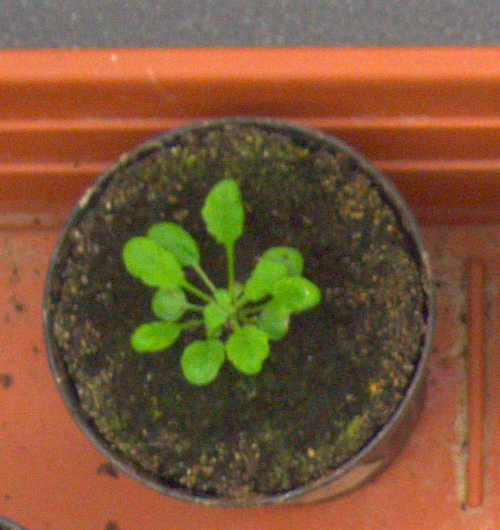
%> input picture plant001_rgb.png, 500 x 530 px
$ octave main.m   (GNU Octave 9; MATLAB toolbox functions it lacks are replaced by stand-ins)
%> lines starting %> are read from the running program, lines starting %| are printed output that depends on the picture; in (x1, y1, x2, y2) boxes, pixels count from 0 and x2, y2 are one past the last pixel; in counts of white or black regions, pixels touching at a corner belong together; the program's own positions count from 1
%% read input image
close all;
A = imread('plant001_rgb.png');
%> A is the input picture: size 530x500x3 uint8; mean R, G, B 123, 86.3, 56
%A = imread('plant017_rgb.png');
%A = imread('plant223_rgb.png');

% get the size of the image
height = size(A,1);
%> height = 530
width = size(A,2);
%> width = 500

area = height * width;
%> area = 265000
%% super pixels

% divide the image into 150 super pixels
[labels,num_labels] = superpixels(A,150);
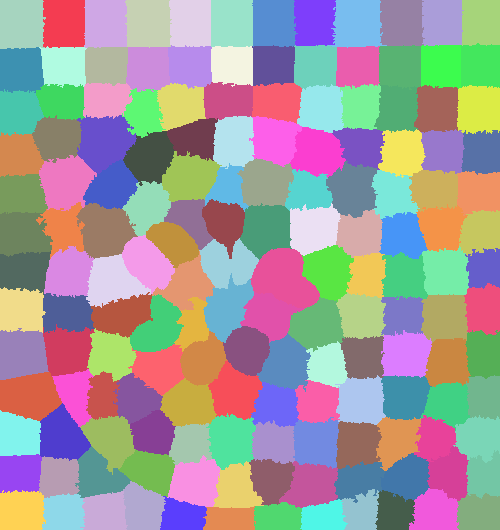
%> labels: size 530x500 double; 156 distinct labels, from 1 to 156; one colour per label, 0 black
%> num_labels = 156

BW = boundarymask(labels);
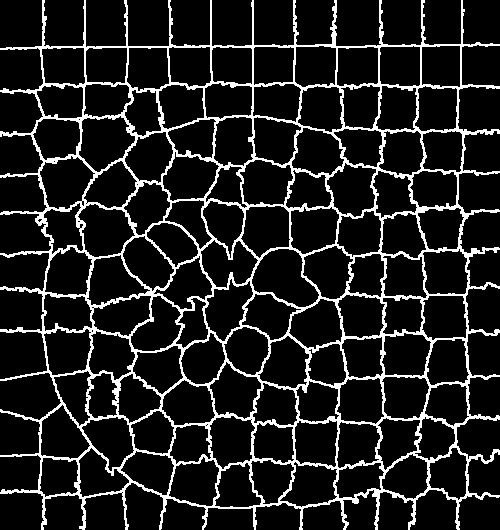
%> BW: size 530x500 logical; 12.5% white in thin lines or dots
figure;
imshow(imoverlay(A,BW,'cyan'),'InitialMagnification',67);
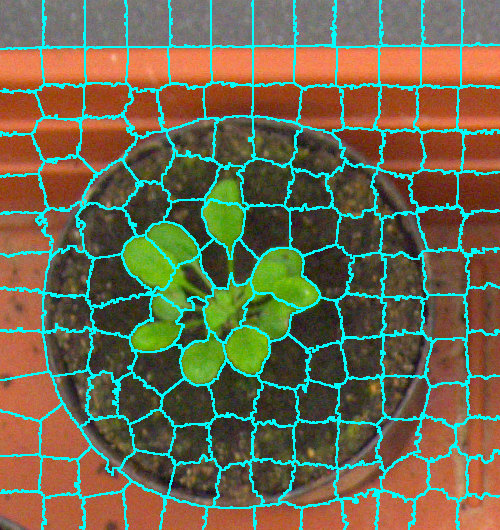
%> displayed picture: size 530x500x3, on the screen's scale of 0 to 255; mean R, G, B 108.4, 107.9, 81.3
impixelinfo;

% uncomment to save the results of superpixels
% fig=gcf;
% fig.PaperPositionMode='auto';
% print('Superpixels','-dpng','-r0');


%% average pixels in superpixels

average = zeros(size(A),'like',A);
%> average: size 530x500x3 uint8; every value is 0
idx = label2idx(labels);
%> idx = 156 items

% unify pixels within superpixels by taking the mean in GRB
for labelVal = 1:num_labels

    redIdx = idx{labelVal};
    average(redIdx) = mean(A(redIdx));

    greenIdx = idx{labelVal}+area;
    average(greenIdx) = mean(A(greenIdx));

    blueIdx = idx{labelVal}+2*area;
    average(blueIdx) = mean(A(blueIdx));

end
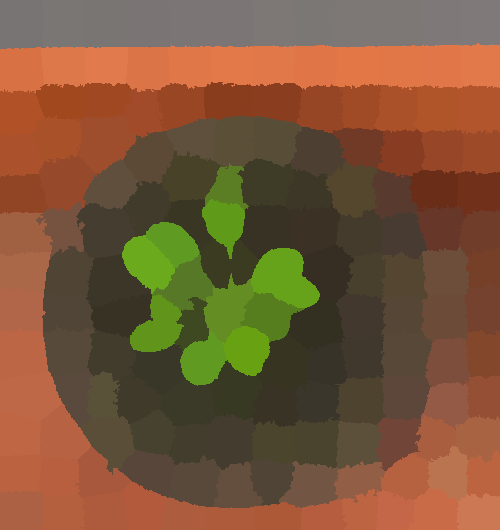
%> average: size 530x500x3 uint8; mean R, G, B 123, 86.3, 56; mean of the top-left, top-right, bottom-left and bottom-right quarters 96.7, 90.4, 84.8, 82

figure;
imshow(average);
impixelinfo;

% uncomment to save the results of averaged superpixels
% fig=gcf;
% fig.PaperPositionMode='auto';
% print('Average1','-dpng','-r0');
%% thresholding

% RGB color space of unified image
aR = average(:,:,1);
aG = average(:,:,2);
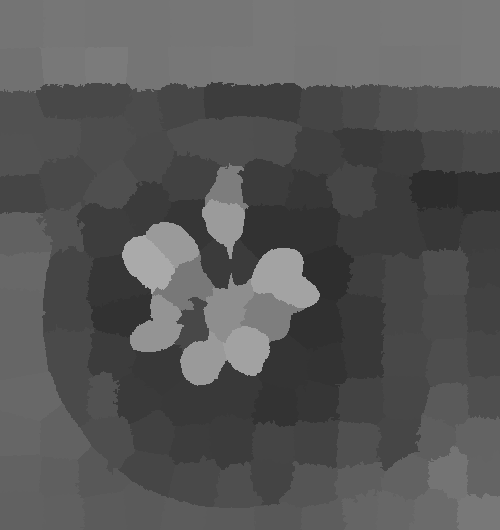
%> aG: size 530x500 uint8; min 45, max 170, mean 86.3
aB = average(:,:,3);
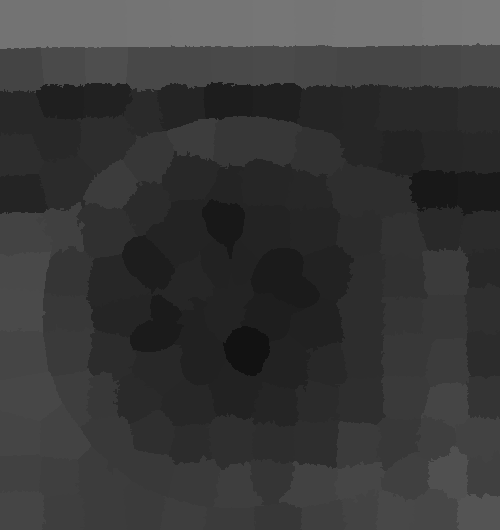
%> aB: size 530x500 uint8; min 18, max 121, mean 56

% first thresholding to select green plants
greenness = (aG-aR>=20 & aG-aB>=20);
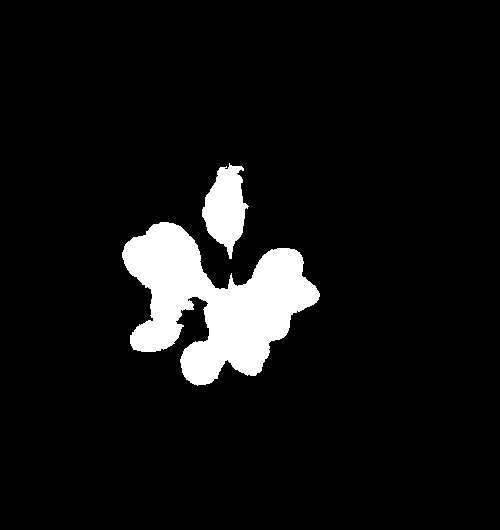
%> greenness: size 530x500 logical; 7.3% white; 2 white regions, box (x1, y1, x2, y2) and area: (122, 222, 320, 386) 16768, (202, 163, 249, 259) 2630


% eliminate noise
greenness(aG>=170 & aR >=170 & aB>=170) = 0;

figure
imshow(greenness);

% uncomment to save the results of averaged superpixels

impixelinfo;
fig=gcf;
fig.PaperPositionMode='auto';
print('T41','-dpng','-r0');

%% Binary image processing

% calculate structure element size
seSize = floor(sqrt(width*height)/250);
%> seSize = 2
seSize=10;
% open
se = strel('sphere',seSize);
%> (the run ends here)
